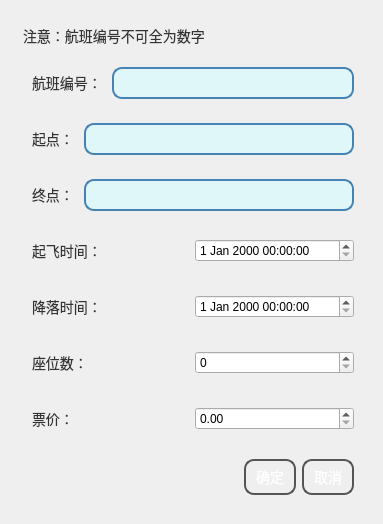
<?xml version="1.0" encoding="UTF-8"?>
<ui version="4.0">
 <class>AddFlightDialog</class>
 <widget class="QDialog" name="AddFlightDialog">
  <property name="geometry">
   <rect>
    <x>0</x>
    <y>0</y>
    <width>383</width>
    <height>473</height>
   </rect>
  </property>
  <property name="windowTitle">
   <string>Dialog</string>
  </property>
  <layout class="QVBoxLayout" name="verticalLayout">
   <item>
    <widget class="QWidget" name="widget" native="true">
     <layout class="QVBoxLayout" name="verticalLayout_2">
      <item>
       <widget class="QLabel" name="label_8">
        <property name="styleSheet">
         <string notr="true">QLabel {
    color: #333333; /* 深灰色文字，与对话框和文本输入框的文字颜色相同 */
    font-size: 14px; /* 与按钮、对话框和文本输入框相同的字体大小 */
    font-weight: normal; /* 默认字体粗细，可以根据需要调整 */
    margin: 5px 0; /* 上下外边距，根据需要调整 */
    background-color: transparent; /* 透明背景，不覆盖标签下的内容 */
}

QLabel:disabled {
    color: #888888; /* 禁用时文字颜色变暗，与禁用状态的文本输入框一致 */
}</string>
        </property>
        <property name="text">
         <string>注意：航班编号不可全为数字</string>
        </property>
       </widget>
      </item>
      <item>
       <widget class="QWidget" name="widget_2" native="true">
        <layout class="QHBoxLayout" name="horizontalLayout">
         <item>
          <widget class="QLabel" name="label">
           <property name="styleSheet">
            <string notr="true">QLabel {
    color: #333333; /* 深灰色文字，与对话框和文本输入框的文字颜色相同 */
    font-size: 14px; /* 与按钮、对话框和文本输入框相同的字体大小 */
    font-weight: normal; /* 默认字体粗细，可以根据需要调整 */
    margin: 5px 0; /* 上下外边距，根据需要调整 */
    background-color: transparent; /* 透明背景，不覆盖标签下的内容 */
}

QLabel:disabled {
    color: #888888; /* 禁用时文字颜色变暗，与禁用状态的文本输入框一致 */
}</string>
           </property>
           <property name="text">
            <string>航班编号：</string>
           </property>
          </widget>
         </item>
         <item>
          <widget class="QLineEdit" name="NewFlightIdLine">
           <property name="styleSheet">
            <string notr="true">QLineEdit {
    background-color: #e0f7fa; /* 浅天蓝色背景，与蓝色系相符 */
    border: 2px solid #4682b4; /* 边框颜色为深蓝色，保持不变 */
    border-radius: 10px; /* 圆角半径保持不变 */
    padding: 5px; /* 内边距保持不变 */
    color: #000000; /* 文字颜色改为黑色，以确保在浅蓝色背景上可见 */
    font-size: 14px; /* 字体大小保持不变 */
    selection-background-color: #add8e6; /* 选中文字的背景色为浅蓝色，保持不变 */
    selection-color: #000000; /* 选中文字的颜色为黑色，保持不变 */
}

QLineEdit:focus {
    border-color: #87ceeb; /* 聚焦时边框颜色为天蓝色，保持不变 */
    outline: none; /* 移除默认的聚焦边框，保持不变 */
}

QLineEdit:disabled {
    background-color: #d3d3d3; /* 禁用时背景色为更暗的灰色，或者可以选择一个更浅的蓝色调，但这里保持为灰色以区分 */
    color: #888888; /* 禁用时文字颜色为更暗的灰色，以确保在灰色背景上仍然可见，但对比度较低 */
    /* 或者，如果背景足够浅，可以使用：color: #000000; 以确保文字清晰可见 */
}</string>
           </property>
          </widget>
         </item>
        </layout>
       </widget>
      </item>
      <item>
       <widget class="QWidget" name="widget_3" native="true">
        <layout class="QHBoxLayout" name="horizontalLayout_2">
         <item>
          <widget class="QLabel" name="label_2">
           <property name="styleSheet">
            <string notr="true">QLabel {
    color: #333333; /* 深灰色文字，与对话框和文本输入框的文字颜色相同 */
    font-size: 14px; /* 与按钮、对话框和文本输入框相同的字体大小 */
    font-weight: normal; /* 默认字体粗细，可以根据需要调整 */
    margin: 5px 0; /* 上下外边距，根据需要调整 */
    background-color: transparent; /* 透明背景，不覆盖标签下的内容 */
}

QLabel:disabled {
    color: #888888; /* 禁用时文字颜色变暗，与禁用状态的文本输入框一致 */
}</string>
           </property>
           <property name="text">
            <string>起点：</string>
           </property>
          </widget>
         </item>
         <item>
          <widget class="QLineEdit" name="NewStartPointLine">
           <property name="styleSheet">
            <string notr="true">QLineEdit {
    background-color: #e0f7fa; /* 浅天蓝色背景，与蓝色系相符 */
    border: 2px solid #4682b4; /* 边框颜色为深蓝色，保持不变 */
    border-radius: 10px; /* 圆角半径保持不变 */
    padding: 5px; /* 内边距保持不变 */
    color: #000000; /* 文字颜色改为黑色，以确保在浅蓝色背景上可见 */
    font-size: 14px; /* 字体大小保持不变 */
    selection-background-color: #add8e6; /* 选中文字的背景色为浅蓝色，保持不变 */
    selection-color: #000000; /* 选中文字的颜色为黑色，保持不变 */
}

QLineEdit:focus {
    border-color: #87ceeb; /* 聚焦时边框颜色为天蓝色，保持不变 */
    outline: none; /* 移除默认的聚焦边框，保持不变 */
}

QLineEdit:disabled {
    background-color: #d3d3d3; /* 禁用时背景色为更暗的灰色，或者可以选择一个更浅的蓝色调，但这里保持为灰色以区分 */
    color: #888888; /* 禁用时文字颜色为更暗的灰色，以确保在灰色背景上仍然可见，但对比度较低 */
    /* 或者，如果背景足够浅，可以使用：color: #000000; 以确保文字清晰可见 */
}</string>
           </property>
          </widget>
         </item>
        </layout>
       </widget>
      </item>
      <item>
       <widget class="QWidget" name="widget_4" native="true">
        <layout class="QHBoxLayout" name="horizontalLayout_3">
         <item>
          <widget class="QLabel" name="label_3">
           <property name="styleSheet">
            <string notr="true">QLabel {
    color: #333333; /* 深灰色文字，与对话框和文本输入框的文字颜色相同 */
    font-size: 14px; /* 与按钮、对话框和文本输入框相同的字体大小 */
    font-weight: normal; /* 默认字体粗细，可以根据需要调整 */
    margin: 5px 0; /* 上下外边距，根据需要调整 */
    background-color: transparent; /* 透明背景，不覆盖标签下的内容 */
}

QLabel:disabled {
    color: #888888; /* 禁用时文字颜色变暗，与禁用状态的文本输入框一致 */
}</string>
           </property>
           <property name="text">
            <string>终点：</string>
           </property>
          </widget>
         </item>
         <item>
          <widget class="QLineEdit" name="NewEndPointLine">
           <property name="styleSheet">
            <string notr="true">QLineEdit {
    background-color: #e0f7fa; /* 浅天蓝色背景，与蓝色系相符 */
    border: 2px solid #4682b4; /* 边框颜色为深蓝色，保持不变 */
    border-radius: 10px; /* 圆角半径保持不变 */
    padding: 5px; /* 内边距保持不变 */
    color: #000000; /* 文字颜色改为黑色，以确保在浅蓝色背景上可见 */
    font-size: 14px; /* 字体大小保持不变 */
    selection-background-color: #add8e6; /* 选中文字的背景色为浅蓝色，保持不变 */
    selection-color: #000000; /* 选中文字的颜色为黑色，保持不变 */
}

QLineEdit:focus {
    border-color: #87ceeb; /* 聚焦时边框颜色为天蓝色，保持不变 */
    outline: none; /* 移除默认的聚焦边框，保持不变 */
}

QLineEdit:disabled {
    background-color: #d3d3d3; /* 禁用时背景色为更暗的灰色，或者可以选择一个更浅的蓝色调，但这里保持为灰色以区分 */
    color: #888888; /* 禁用时文字颜色为更暗的灰色，以确保在灰色背景上仍然可见，但对比度较低 */
    /* 或者，如果背景足够浅，可以使用：color: #000000; 以确保文字清晰可见 */
}</string>
           </property>
          </widget>
         </item>
        </layout>
       </widget>
      </item>
      <item>
       <widget class="QWidget" name="widget_5" native="true">
        <layout class="QHBoxLayout" name="horizontalLayout_4">
         <item>
          <widget class="QLabel" name="label_4">
           <property name="styleSheet">
            <string notr="true">QLabel {
    color: #333333; /* 深灰色文字，与对话框和文本输入框的文字颜色相同 */
    font-size: 14px; /* 与按钮、对话框和文本输入框相同的字体大小 */
    font-weight: normal; /* 默认字体粗细，可以根据需要调整 */
    margin: 5px 0; /* 上下外边距，根据需要调整 */
    background-color: transparent; /* 透明背景，不覆盖标签下的内容 */
}

QLabel:disabled {
    color: #888888; /* 禁用时文字颜色变暗，与禁用状态的文本输入框一致 */
}</string>
           </property>
           <property name="text">
            <string>起飞时间：</string>
           </property>
          </widget>
         </item>
         <item>
          <widget class="QDateTimeEdit" name="NewStartTimeLine"/>
         </item>
        </layout>
       </widget>
      </item>
      <item>
       <widget class="QWidget" name="widget_6" native="true">
        <layout class="QHBoxLayout" name="horizontalLayout_5">
         <item>
          <widget class="QLabel" name="label_5">
           <property name="styleSheet">
            <string notr="true">QLabel {
    color: #333333; /* 深灰色文字，与对话框和文本输入框的文字颜色相同 */
    font-size: 14px; /* 与按钮、对话框和文本输入框相同的字体大小 */
    font-weight: normal; /* 默认字体粗细，可以根据需要调整 */
    margin: 5px 0; /* 上下外边距，根据需要调整 */
    background-color: transparent; /* 透明背景，不覆盖标签下的内容 */
}

QLabel:disabled {
    color: #888888; /* 禁用时文字颜色变暗，与禁用状态的文本输入框一致 */
}</string>
           </property>
           <property name="text">
            <string>降落时间：</string>
           </property>
          </widget>
         </item>
         <item>
          <widget class="QDateTimeEdit" name="NewEndTimeLine"/>
         </item>
        </layout>
       </widget>
      </item>
      <item>
       <widget class="QWidget" name="widget_7" native="true">
        <layout class="QHBoxLayout" name="horizontalLayout_6">
         <item>
          <widget class="QLabel" name="label_6">
           <property name="styleSheet">
            <string notr="true">QLabel {
    color: #333333; /* 深灰色文字，与对话框和文本输入框的文字颜色相同 */
    font-size: 14px; /* 与按钮、对话框和文本输入框相同的字体大小 */
    font-weight: normal; /* 默认字体粗细，可以根据需要调整 */
    margin: 5px 0; /* 上下外边距，根据需要调整 */
    background-color: transparent; /* 透明背景，不覆盖标签下的内容 */
}

QLabel:disabled {
    color: #888888; /* 禁用时文字颜色变暗，与禁用状态的文本输入框一致 */
}</string>
           </property>
           <property name="text">
            <string>座位数：</string>
           </property>
          </widget>
         </item>
         <item>
          <widget class="QSpinBox" name="NumOfSeatsLine">
           <property name="maximum">
            <number>1000</number>
           </property>
          </widget>
         </item>
        </layout>
       </widget>
      </item>
      <item>
       <widget class="QWidget" name="widget_8" native="true">
        <layout class="QHBoxLayout" name="horizontalLayout_7">
         <item>
          <widget class="QLabel" name="label_7">
           <property name="styleSheet">
            <string notr="true">QLabel {
    color: #333333; /* 深灰色文字，与对话框和文本输入框的文字颜色相同 */
    font-size: 14px; /* 与按钮、对话框和文本输入框相同的字体大小 */
    font-weight: normal; /* 默认字体粗细，可以根据需要调整 */
    margin: 5px 0; /* 上下外边距，根据需要调整 */
    background-color: transparent; /* 透明背景，不覆盖标签下的内容 */
}

QLabel:disabled {
    color: #888888; /* 禁用时文字颜色变暗，与禁用状态的文本输入框一致 */
}</string>
           </property>
           <property name="text">
            <string>票价：</string>
           </property>
          </widget>
         </item>
         <item>
          <widget class="QDoubleSpinBox" name="NewPriceLine">
           <property name="maximum">
            <double>5000.000000000000000</double>
           </property>
          </widget>
         </item>
        </layout>
       </widget>
      </item>
      <item>
       <widget class="QWidget" name="widget_9" native="true">
        <layout class="QHBoxLayout" name="horizontalLayout_8">
         <item>
          <spacer name="horizontalSpacer">
           <property name="orientation">
            <enum>Qt::Orientation::Horizontal</enum>
           </property>
           <property name="sizeHint" stdset="0">
            <size>
             <width>40</width>
             <height>20</height>
            </size>
           </property>
          </spacer>
         </item>
         <item>
          <widget class="QPushButton" name="DeterminBtn">
           <property name="styleSheet">
            <string notr="true">QPushButton {
    border: 2px solid #555555; /* 灰色边框保持不变 */
    border-radius: 10px; /* 圆角边框的半径保持不变 */
    background: qlineargradient(x1: 0, y1: 0, x2: 0, y2: 1,
                                stop: 0 #add8e6, stop: 1 #87ceeb); /* 浅蓝色到深蓝色的渐变背景 */
    color: white; /* 白色文字，颜色保持不变 */
    padding: 5px 10px; /* 内边距保持不变 */
    font-size: 14px; /* 字体大小保持不变 */
    cursor: pointer; /* 鼠标悬停时显示为手形，保持不变 */
}

QPushButton:hover {
    background: qlineargradient(x1: 0, y1: 0, x2: 0, y2: 1,
                                stop: 0 #e0ffff, stop: 1 #b3e5fc); /* 鼠标悬停时背景色变为更浅的蓝色 */
}

QPushButton:pressed {
    background: qlineargradient(x1: 0, y1: 0, x2: 0, y2: 1,
                                stop: 0 #87ceeb, stop: 1 #4682b4); /* 按钮按下时背景色变为稍深的蓝色 */
}</string>
           </property>
           <property name="text">
            <string>确定</string>
           </property>
          </widget>
         </item>
         <item>
          <widget class="QPushButton" name="CancelBtn">
           <property name="styleSheet">
            <string notr="true">QPushButton {
    border: 2px solid #555555; /* 灰色边框保持不变 */
    border-radius: 10px; /* 圆角边框的半径保持不变 */
    background: qlineargradient(x1: 0, y1: 0, x2: 0, y2: 1,
                                stop: 0 #add8e6, stop: 1 #87ceeb); /* 浅蓝色到深蓝色的渐变背景 */
    color: white; /* 白色文字，颜色保持不变 */
    padding: 5px 10px; /* 内边距保持不变 */
    font-size: 14px; /* 字体大小保持不变 */
    cursor: pointer; /* 鼠标悬停时显示为手形，保持不变 */
}

QPushButton:hover {
    background: qlineargradient(x1: 0, y1: 0, x2: 0, y2: 1,
                                stop: 0 #e0ffff, stop: 1 #b3e5fc); /* 鼠标悬停时背景色变为更浅的蓝色 */
}

QPushButton:pressed {
    background: qlineargradient(x1: 0, y1: 0, x2: 0, y2: 1,
                                stop: 0 #87ceeb, stop: 1 #4682b4); /* 按钮按下时背景色变为稍深的蓝色 */
}</string>
           </property>
           <property name="text">
            <string>取消</string>
           </property>
          </widget>
         </item>
        </layout>
       </widget>
      </item>
     </layout>
    </widget>
   </item>
  </layout>
 </widget>
 <resources/>
 <connections/>
</ui>
